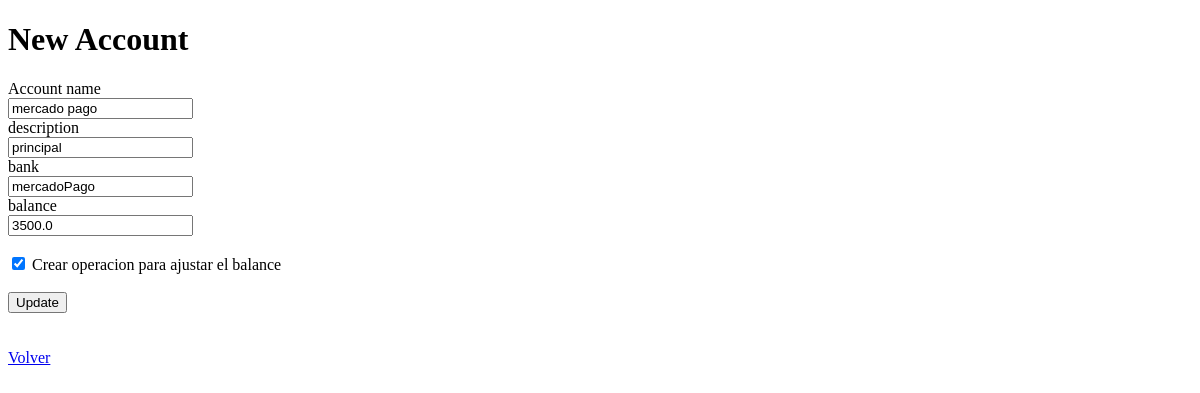
The app's page /1/accounts/1/update/ (signed in), older data.
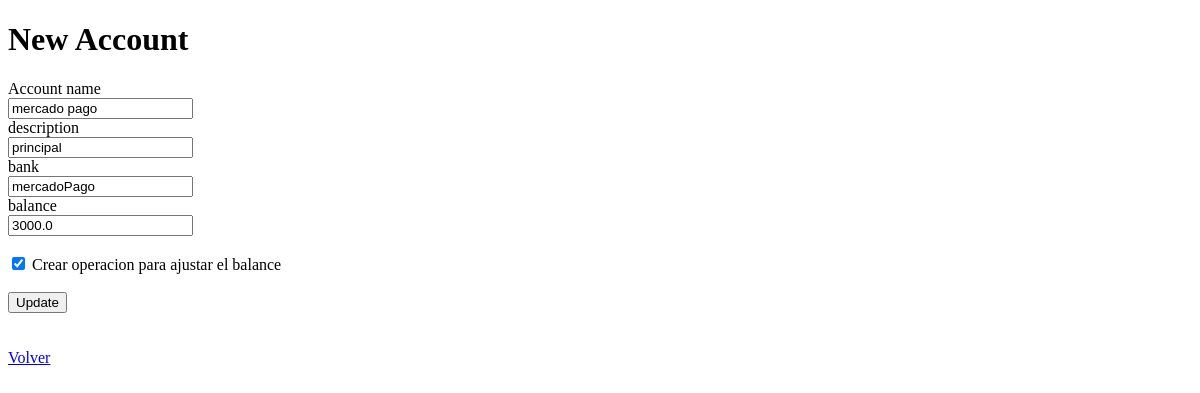
The same page, newer data.
### accounts/models.py (models this page shows)
class Account(models.Model):
    name = models.CharField(max_length=70)
    description = models.CharField(max_length=200)
    bank = models.CharField(max_length= 70)
    balance = models.FloatField(default=0)
    created_at = models.DateField(auto_now_add=True)
    user = models.ForeignKey(User, on_delete=models.CASCADE)

### accounts/views.py (the view)
# urls.py: path('<int:account_id>/update/', views.update_account, name='update_account'),
@login_required
def update_account(request, user_id, account_id):
    account = Account.objects.get(id=account_id)
    request = reset_messages(request)
    return render(request,'accounts/update_account.html',{'account':account})

### accounts/views.py (called while the page is built, shortened)
def reset_messages(request):
    try :
        aux = request.session['message_shown']
    except KeyError:
        request.session['message_shown'] = False
        request.session['error_message'] = ''
        request.session['success_message'] = ''

### accounts/templates/accounts/update_account.html (shortened to what this page needs)
<!DOCTYPE html>
<html lang="en">
<head>
</head>
<body>
    <h1>New Account</h1>
    <form action="{% url 'accounts:account_updated' request.user.id account.id %}" method="post">
        <label for="name">Account name</label><br>
        <input type="text" name="name" value="{{account.name}}" required><br>
        <label for="description">description</label><br>
        <input type="text" name="description" value="{{account.description}}" required><br>
        <label for="bank">bank</label><br>
        <input type="text" name="bank" value="{{account.bank}}" required><br>
        <label for="balance">balance</label><br>
        <input type="number" step="0.01" name="balance" value="{{account.balance}}" required><br><br>
        <input type="checkbox" name="balance_checkbox" value="True" checked>
        <label for="balance_checkbox">Crear operacion para ajustar el balance</label><br><br>
        <input type="submit" value="Update">
    </form>
    {{ request.session.error_message }} <br>
    {{ request.session.success_message }} <br>
    <a href="{% url 'accounts:index' request.user.id%}">Volver</a>
</body>
</html>

Row changes from the older to the newer data that the page shows:
changed Account "mercado pago": balance "3500.0" → "3000.0"
